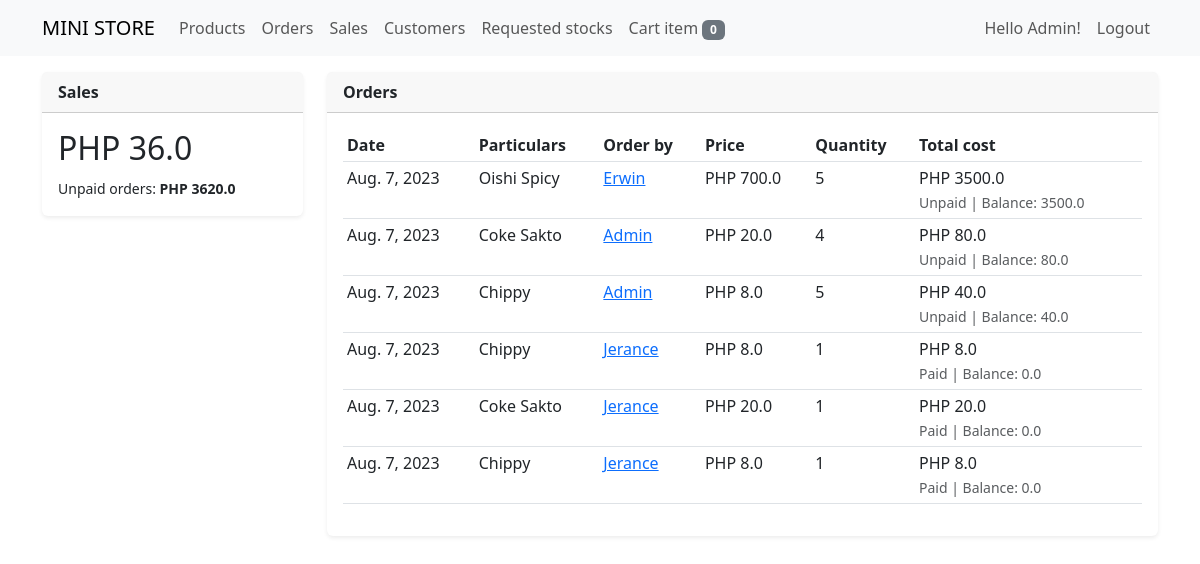
Page /sales (signed in) on the earlier database version.
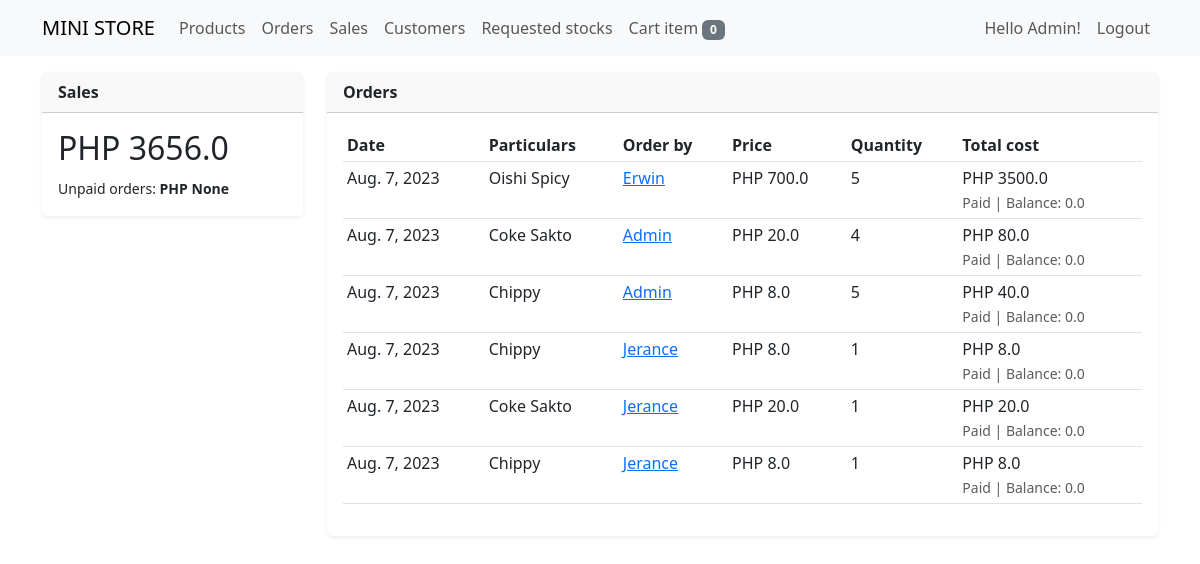
Same page on the later database version.
### store/models.py (models this page shows, shortened)
class OrderTransaction(models.Model):
    order_id = models.CharField(max_length=12, unique=True)
    customer = models.ForeignKey(User, on_delete=models.CASCADE)
    product = models.ForeignKey(Product, on_delete=models.CASCADE)
    price = models.FloatField()
    quantity = models.PositiveIntegerField()
    total_amount = models.FloatField()
    is_paid = models.BooleanField(default=False)
    is_accepted = models.BooleanField(default=False)
    created = models.DateTimeField(auto_now_add=True)
    class Meta:
        ordering = ['-is_accepted','-created']
    @property
    def get_cost(self):
        cost = self.price * self.quantity
        return cost
    @property
    def balance(self):
        if not self.is_paid:
            balance = self.get_cost
        else:
            balance = 0.0
        return balance

class TimeStampedModel(models.Model):
    created = models.DateTimeField(auto_now_add=True)
    updated = models.DateTimeField(auto_now=True)
    class Meta:
        ordering = ('-updated','-created')

class Product(TimeStampedModel):
    user = models.ForeignKey(User, on_delete=models.CASCADE)
    bar_code = models.CharField(max_length=20, unique=True)
    name = models.CharField(max_length=200)
    category = models.ForeignKey(Category, on_delete=models.CASCADE, blank=True, null=True)
    cost = models.FloatField()
    price = models.FloatField()
    quantity = models.IntegerField()
    image = models.ImageField(upload_to=image_directory_path, blank=True, null=True)
    on_display = models.BooleanField(default=True, verbose_name="this product is available?")

### store/views/order_view.py (the view)
# urls.py: path('sales', sales_view, name='sales_view'),
@login_required
@permission_required("store.view_ordertransaction", raise_exception=True)
def sales_view(request):
    orders = OrderTransaction.objects.all()
    paid_orders = OrderTransaction.objects.filter(Q(is_paid=True), Q(is_accepted=True)).aggregate(total=(Sum(F('price') * F('quantity'))))
    unpaid_orders = OrderTransaction.objects.filter(Q(is_paid=False), Q(is_accepted=True)).aggregate(total=(Sum(F('price') * F('quantity'))))
    cart = Cart(request)
    cart_items = cart.__len__()
    context = {
        "title": "sales",
        "orders": orders,
        "cart_items": cart_items,
        "paid_orders": paid_orders['total'],
        "unpaid_orders": unpaid_orders['total']
    }
    return render(request, 'sales_view.html', context)

### store/cartitem.py (called while the page is built)
    def __len__(self):
        return sum(item['quantity'] for item in self.cart.values())

### store/templates/sales_view.html
{% extends 'base.html' %}
{% block content %}
<div class="row">
    <div class="col-sm-3">
        <div class="card border-0 shadow-sm mt-3">
            <div class="card-header">
                <strong>Sales</strong>
            </div>
            <div class="card-body">
                <h2>PHP {{ paid_orders }}</h2>
                <small>Unpaid orders: <b>PHP {{ unpaid_orders }}</b></small>
            </div>
        </div>
    </div>
    <div class="col-sm-9">
        <div class="card border-0 shadow-sm mt-3">
            <div class="card-header">
                <strong>Orders</strong>
            </div>
            <div class="card-body">
                <table class="table table-sm" id="myTable">
                    <thead>
                        <tr>
                            <th>Date</th>
                            <th>Particulars</th>
                            <th>Order by</th>
                            <th>Price</th>
                            <th>Quantity</th>
                            <th>Total cost</th>
                        </tr>
                    </thead>
                    <tbody>
                        {% for order in orders %}
                        <tr>
                            <td>{{ order.created|date }}</td>
                            <td>{{order.product.name|title}}</td>
                            <td>
                                <a href="">{{ order.customer.username|title }}</a></td>
                            <td>PHP {{order.price}}</td>
                            <td>{{order.quantity}}</td>
                            <td>
                                PHP {{ order.get_cost }} <br>
                                <small class="text-muted">
                                    {% if not order.is_paid %}
                                    Unpaid
                                    {% else %}
                                    Paid
                                    {% endif %}
                                    | Balance: {{ order.balance }}
                                </small>
                            </td>
                        </tr>
                        {% endfor %}
                    </tbody>
                </table>
            </div>
        </div>
    </div>
</div>
{% endblock %}

Differences in the rows shown:
changed OrderTransaction "Oishi Spicy": balance "3500.0" → "0.0"; is_paid "Unpaid" → "Paid"
changed OrderTransaction (number 2 of 6 on the later page): balance "80.0" → "0.0"; is_paid "Unpaid" → "Paid"
changed OrderTransaction (number 3 of 6 on the later page): balance "40.0" → "0.0"; is_paid "Unpaid" → "Paid"
Other differences:
{{ paid_orders }}: "36.0" → "3656.0"
{{ unpaid_orders }}: "3620.0" → "None"
